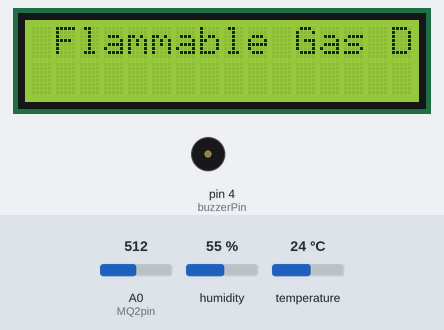
Recording of a sketch running on a simulated Arduino Uno, built with avr-gcc and run on an emulated ATmega328P. On the bench: 16×2 character LCD, buzzer (waves = sounding, pin HIGH). The test bench sets the inputs (shaded band); at power-on: A0 (MQ2pin) = 512, humidity 55 %, temperature 24 °C. The modem accepts every AT command (registered, SIM ready, sends succeed) and sends nothing else.

Above: at 0.1 s.
At 5.2 s:
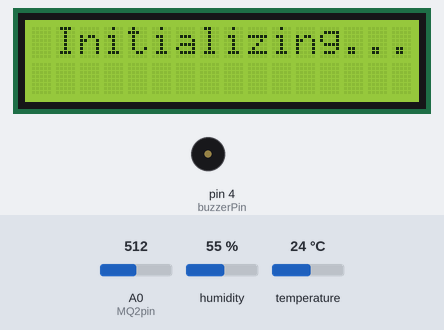
At 10.2 s:
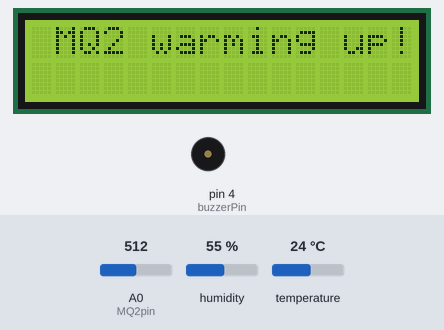
At 26.3 s:
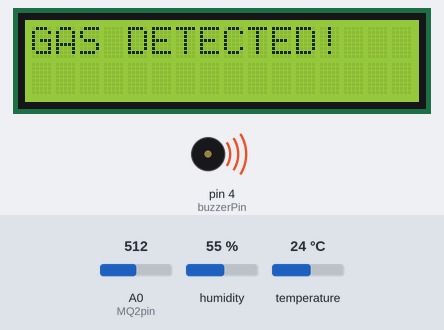
Timing chart, 0 to 27.8 s (numbered marks = the images above):
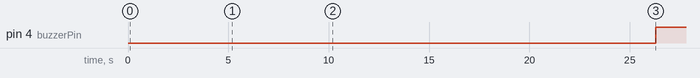

Measured:
- by itself, pin 4 (buzzerPin): LOW → HIGH at 26.3 s
- what the display in image 1 shows lasts 5.0 s, from 5.1 s to 10.1 s
- what the display in image 2 shows lasts 10.0 s, from 10.1 s to 20.1 s

The sketch:

gas_leakage_detector.ino
```cpp
/*******************ARDUINO-BASED GAS LEAKAGE DEVICE*****************************

Important note: Careful calibration, especially for the MQ2 gas sensor, is really important for accurate operation in industrial settings. More detailed research is needed in this area.

************************************************************************************/
// Libraries used here
#include <Wire.h>
#include <DHT.h>
#include <DHT_U.h>
#include <SoftwareSerial.h>
#include <LiquidCrystal_I2C.h>

// Set your calibrated sensor value here
#define Threshold 400
#define MQ2pin 0

float sensorValue;

const int buzzerPin = 4;    // Define which analog input channel you are going to use
const int tempHumidPin = 2;
const int sim900aRxPin = 8;
const int sim900aTxPin = 9;

const float LPG_THRESHOLD = 400.0;
const float SMOKE_THRESHOLD = 200.0;
const float GAS_THRESHOLD = 200.0;

SoftwareSerial sim800l(7, 8);
LiquidCrystal_I2C lcd(0x27, 16, 2);
DHT dht(tempHumidPin, DHT22);


void setup() {
  pinMode(buzzerPin, OUTPUT);
  pinMode(MQ2pin, INPUT);
  pinMode(tempHumidPin, INPUT);
  sim800l.begin(9600);
  lcd.begin();
  lcd.backlight();
  dht.begin();

  lcd.setCursor(1, 0);
  lcd.print("Flammable Gas Detector");
  delay(5000);
  lcd.clear();

  lcd.setCursor(2, 0);
  lcd.print("Initializing...");
  lcd.scrollDisplayLeft();
  delay(5000);
  lcd.clear();

  lcd.setCursor(1, 0);
  lcd.print("MQ2 warming up!");
  delay(10000); // Required MQ Sensor Warm up
  lcd.clear();
}

void loop() {
  sensorValue = analogRead(MQ2pin);

  int tempHumidValue = digitalRead(tempHumidPin);
  float temperature = dht.readTemperature();
  float humidity = dht.readHumidity();

  Serial.print("Sensor Value: ");
  Serial.print(sensorValue);
  Serial.println("");
     delay(2000);

  if (sensorValue > Threshold) {
    SendMessage(sensorValue, temperature, humidity);
    digitalWrite(buzzerPin, HIGH);
    lcd.setCursor(0 , 0);
    lcd.print("GAS DETECTED!");
    delay(1000);
    lcd.setCursor(0,1);
    lcd.print("SMS Sent");
    delay(5000);

  } else {
    digitalWrite(buzzerPin, LOW);
  }
lcd.setCursor(0, 0);
  lcd.print("Temp: ");
  lcd.print(temperature);
  lcd.print("C");

  lcd.setCursor(0, 1);
  lcd.print(" Hum: ");
  lcd.print(humidity);
  lcd.print("%");
  delay(1000);
  lcd.clear();

  lcd.setCursor(2, 0);
  lcd.print("SensVal: ");
  lcd.print(sensorValue);
  delay(2000);
  lcd.clear();

  lcd.setCursor(2, 1);
  lcd.print("Gas Level Normal");
  delay(3000);
  lcd.clear();
}
void SendMessage(float sensorValue, float temperature, float humidity) {
  sim800l.println("I am in send");
  sim800l.println("AT+CMGF=1");
  delay(1000);
  sim800l.println("AT+CMGS=\"YOUR NUMBER HERE\"\r"); // Input the device's phone number here
  delay(2000);
  sim800l.println("Warning: Gas Leakage Detected!");
  sim800l.print("Gas Value: ");
  sim800l.println(sensorValue);
  sim800l.print("temperature: ");
  sim800l.print(temperature);
  sim800l.print("C\n");
  sim800l.print("humidity: ");
  sim800l.print(humidity);
  sim800l.println("%");
  sim800l.println((char)26);
delay(1000);
}
```
